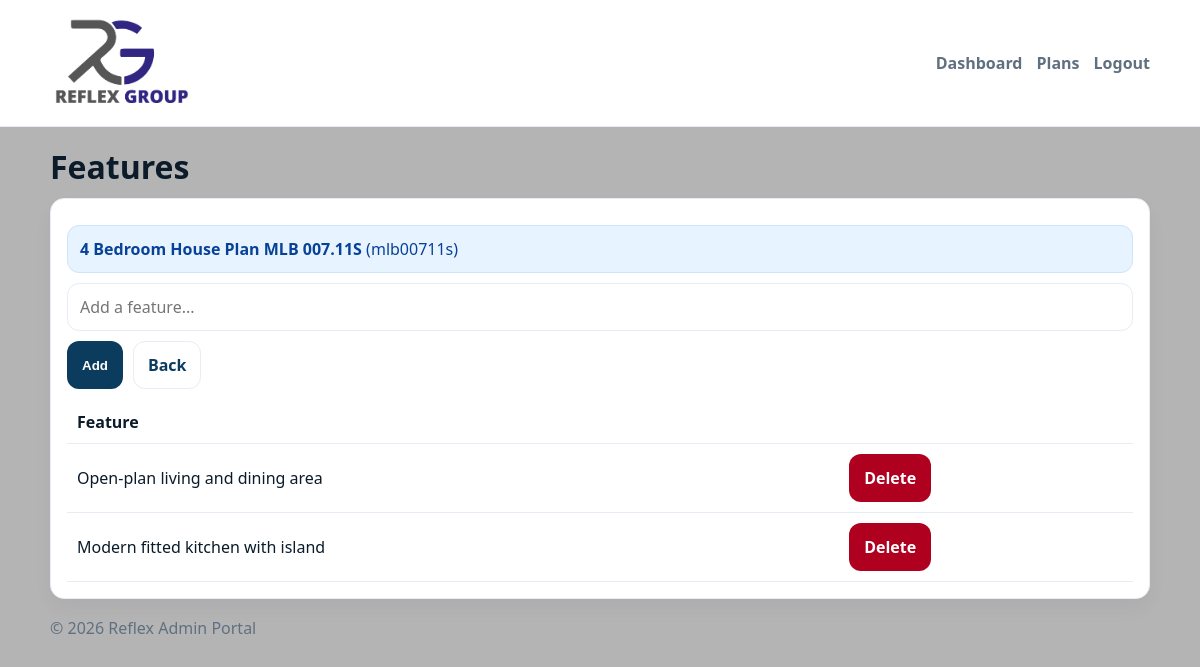
The app's page /admin/plan_features.php?id=mlb00711s (signed in) with its own data.
### tables this page shows
CREATE TABLE `plans` (
  `id` varchar(32) NOT NULL,
  `name` varchar(255) NOT NULL,
  `img` varchar(255) NOT NULL,
  `short_desc` varchar(255) NOT NULL,
  `full_desc` text NOT NULL,
  `old_price` decimal(10,2) NOT NULL DEFAULT 0.00,
  `new_price` decimal(10,2) NOT NULL DEFAULT 0.00,
  `bedrooms` int(11) NOT NULL DEFAULT 0,
  `bathrooms` int(11) NOT NULL DEFAULT 0,
  `garage` int(11) NOT NULL DEFAULT 0,
  `sqm` decimal(10,2) NOT NULL DEFAULT 0.00,
  `stories` int(11) NOT NULL DEFAULT 1,
  `style` varchar(80) NOT NULL,
  `dimensions` varchar(80) NOT NULL,
  `floor_plan` varchar(255) DEFAULT NULL,
  `created_at` timestamp NOT NULL DEFAULT current_timestamp()
);

CREATE TABLE `plan_features` (
  `id` int(11) NOT NULL,
  `plan_id` varchar(32) NOT NULL,
  `feature` varchar(255) NOT NULL
);

### admin/plan_features.php (the view, shortened to what this page needs)
<?php
require_once __DIR__ . '/partials/admin_header.php';
$id = trim((string)($_GET['id'] ?? ''));
$p = $pdo->prepare("SELECT id,name FROM plans WHERE id=:id");
$p->execute([':id'=>$id]);
$plan = $p->fetch();
$list = $pdo->prepare("SELECT id, feature FROM plan_features WHERE plan_id=:id ORDER BY id ASC");
$list->execute([':id'=>$id]);
$features = $list->fetchAll();
?>
<h1>Features</h1>
<div class="card">
  <div class="notice"><strong><?php echo e($plan['name']); ?></strong> (<?php echo e($plan['id']); ?>)</div>
  <form method="post" class="actions">
    <input name="feature" placeholder="Add a feature..." required>
    <button class="btn primary" type="submit">Add</button>
    <a class="btn ghost" href="plans.php">Back</a>
  </form>
  <table class="table" style="margin-top:12px;">
    <thead><tr><th>Feature</th><th></th></tr></thead>
    <tbody>
      <?php foreach ($features as $f): ?>
        <tr>
          <td><?php echo e($f['feature']); ?></td>
          <td><a class="btn danger" href="?id=<?php echo urlencode($id); ?>&del=<?php echo (int)$f['id']; ?>" onclick="return confirm('Delete feature?')">Delete</a></td>
        </tr>
      <?php endforeach; ?>
    </tbody>
  </table>
</div>
<?php require_once __DIR__ . '/partials/admin_footer.php'; ?>

### admin/assets/admin.css (style rules this page uses)
:root { --bg: #b4b4b4; --card: #fff; --text: #0b1b2a; --muted: #607080; --line: #e6edf4; --brand: #0b3c5d; --gold: #b8841a; --r: 14px; }
* { box-sizing: border-box; }
body { margin: 0; font-family: system-ui, Segoe UI, Roboto, Arial; background: var(--bg); color: var(--text); }
a { color: inherit; text-decoration: none; }
.card { background: var(--card); border: 1px solid var(--line); border-radius: var(--r); padding: 16px; box-shadow: 0 10px 20px rgba(0, 0, 0, 0.04); }
h1 { margin: 18px 0 10px; }
input, select, textarea { width: 100%; padding: 12px; border: 1px solid var(--line); border-radius: 12px; font: inherit; }
.btn { display: inline-flex; align-items: center; justify-content: center; padding: 12px 14px; border-radius: 12px; border: 1px solid transparent; font-weight: 800; cursor: pointer; }
.btn.primary { background: var(--brand); color: #fff; }
.btn.ghost { background: #fff; border-color: var(--line); color: var(--brand); }
.btn.danger { background: #b00020; color: #fff; }
.table { width: 100%; border-collapse: collapse; }
.table th, .table td { border-bottom: 1px solid var(--line); padding: 10px; text-align: left; }
.notice { padding: 12px; border-radius: 12px; background: #e7f3ff; border: 1px solid #cfe2ff; color: #084298; margin: 10px 0; }
.actions { display: flex; gap: 10px; flex-wrap: wrap; }

### records on screen
plans: name "4 Bedroom House Plan MLB 007.11S", id "mlb00711s"
plan_features: feature "Open-plan living and dining area"
plan_features: feature "Modern fitted kitchen with island"
